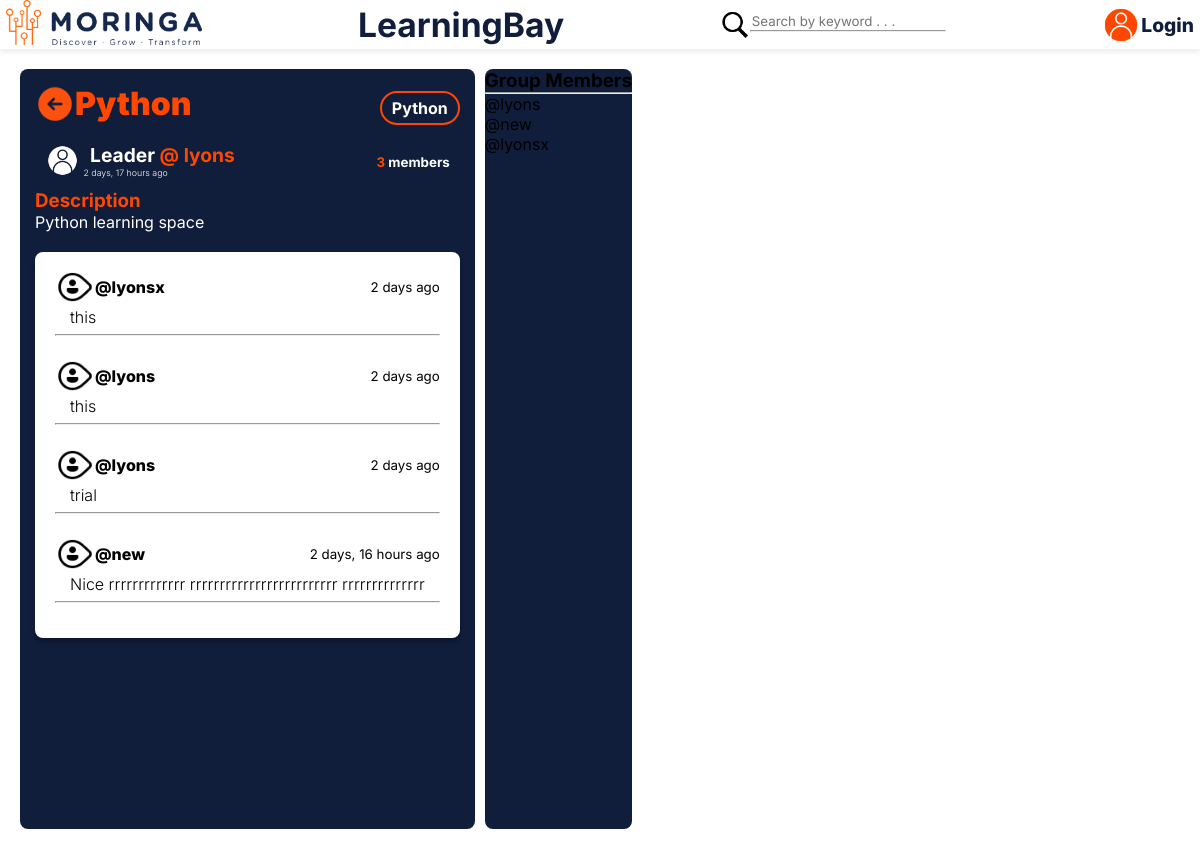
Screenshot of /group/2/ with the database file from the repository.
### learning/models.py (models this page shows, shortened)
class Group(models.Model):
    leader = models.ForeignKey(User, on_delete=models.SET_NULL, null=True)
    name = models.CharField(max_length=200)
    language = models.ForeignKey(Language, on_delete=models.SET_NULL, null=True)
    description = models.TextField(null=True, blank=True) #blank is for submission, null is for the database
    members = models.ManyToManyField(User, related_name='members', blank=True)
    created = models.DateTimeField(auto_now_add=True) #once
    updated = models.DateTimeField(auto_now=True) #every time
    class Meta:
        ordering = ['-updated', '-created']

class Language(models.Model):
    name = models.CharField(max_length=20)
    def __str__(self):
        return self.name

class Message(models.Model):
    user = models.ForeignKey(User, on_delete=models.CASCADE)
    group = models.ForeignKey(Group, on_delete=models.CASCADE)
    body = models.TextField()
    created = models.DateTimeField(auto_now_add=True) #once
    updated = models.DateTimeField(auto_now=True) #every time
    class Meta:
        ordering = ['-updated', '-created']

### learning/views.py (the view, shortened to what this page needs)
# urls.py: path('group/<str:pk>/', views.group, name="group"),
def group(request, pk):
    group = Group.objects.get(id = pk)
    group_messages = group.message_set.all().order_by('-created') #many to one
    members = group.members.all() # many to many
    context = {'group' : group, 'group_messages':group_messages, 'members': members,}
    return render(request, 'learning/group.html', context)

### learning/templates/learning/group.html (shortened to what this page needs)
{% extends 'base.html' %}
{% load static %}
{% block content %}
<div class="group">
    <div class="group__full">
        <div class="group__header">
            <h1 class="group__title"><a href="{% url 'home' %}"><img src="{% static 'img/back.png' %}" alt="back">
                </a>{{group.name}}</h1>
            <p class="group__lang">{{group.language}}</p>
        </div>
        <div class="group__leader">
            <p class="activity__icon">
                <img src="{% static 'img/userx.png' %}" alt=". . ." />
                <span class="act__del">
                    <span class="activity__time">
                        <a href="{% url 'profile' group.leader.id %}">&nbsp; Leader <span class="leader__name">@
                                {{group.leader}}</span></a>
                        &nbsp;{{ group.created | timesince }} ago
                    </span>
                </span>
            </p>
            <p><small class="feed__members">
                    <span class="feed__numbers">{{ group.members.all.count }}</span> members
                </small>
            </p>
        </div>
        <div class="group__descr">
            <h3>Description</h3>
            <p>{{group.description}}</p>
            <p>&nbsp;</p>
        </div>
        <div class="group__converse">
            {% for message in group_messages %}
            <div class="">
                <div class="conversation__profile">
                    <p><img src="{% static 'img/icon.png' %}" alt=""> @{{message.user.username}}</p>
                    <small> {{message.created | timesince}} ago
                    </small>
                </div>
                <p class="conversation__body">{{message.body}}
                    <hr>
                    <br>
                </p>
            </div>
            {% endfor %}
        </div>
    </div>
    <div class="group__member">
        <h3>Group Members</h3>
        <hr>
        {% for member in members %}
        <div class="">
            <p>@{{member.username}}</p>
        </div>
        {% endfor %}
    </div>
</div>
{% endblock content %}

### static/styles/main.css (style rules this page uses)
* { font-family: 'Inter', sans-serif; margin: 0; text-decoration: none; box-sizing: border-box; }
body { background: #ECECEC; }
hr { color: #101E3C; }
.activity__icon { display: flex; align-items: center; }
.act__del { display: flex; justify-content: space-between; align-items: center; width: 100%; margin-right: 2px; }
.activity__icon img { height: 35px; }
.activity__icon a { text-decoration: none; color: #FFFFFF; font-size: .8rem; font-weight: 500; }
.activity__time { display: flex; flex-direction: column; font-size: .55rem; font-weight: 300 !important; color: white; padding: 1px; }
.feed__members { color: #FFFFFF; font-weight: 700; }
.feed__numbers { color: #FF4702; font-weight: 700; }
.group { display: grid; grid-template-columns: 3fr 1fr; background-color: white; min-height: 100vh; padding: 20px; display: flex; gap: 10px; }
.group__full { background: #101E3C; padding: 15px; border-radius: 8px; color: white; }
.group__member { background-color: #101E3C; border-radius: 8px; }
.group__header { display: flex; align-items: center; justify-content: space-between; }
.group__lang { border: 2px solid #FF4702; border-radius: 25px; font-weight: 700; padding: 5px 10px; }
.group__title { display: flex; color: #FF4702; font-weight: 900; }
.group__title img { height: 40px; }
.group__title a { text-decoration: none; }
.group__leader { padding: 10px; display: flex; align-items: center; justify-content: space-between; font-weight: 700; }
.group__leader a { font-weight: 700; font-size: 1.2rem; }
.leader__name { color: #FF4702; }
.group__descr h3 { display: flex; color: #FF4702; font-weight: 700; }
.group__descr p { font-weight: 400; }
.group__converse { padding: 15px 20px; background: #FFFFFF; box-shadow: 0px 4px 4px rgba(0, 0, 0, 0.25); border-radius: 8px; color: black; }
.conversation__profile { display: flex; align-items: center; justify-content: space-between; }
.conversation__profile p { display: flex; align-items: center; font-weight: 800; }
.conversation__profile img { height: 40px; }
.conversation__profile small { font-weight: 400; }
.conversation__body { padding: 0px 15px 7px 15px; font-weight: 300; }

### rows the page displays
Group: name "Python", language "Python", leader "lyons", created "2 days, 17 hours", members.all.count "3", description "Python learning space"
Message: user.username "lyonsx", created "2 days", body "this"
Message: user.username "lyons", created "2 days", body "this"
Message: user.username "lyons", created "2 days", body "trial"
Message: user.username "new", created "2 days, 16 hours", body "Nice rrrrrrrrrrrrr rrrrrrrrrrrrrrrrrrrrrrrrr rrrrrrrrrrrrrr"

### other values shown
{{ member.username }} "lyons"
{{ member.username }} "new"
{{ member.username }} "lyonsx"
